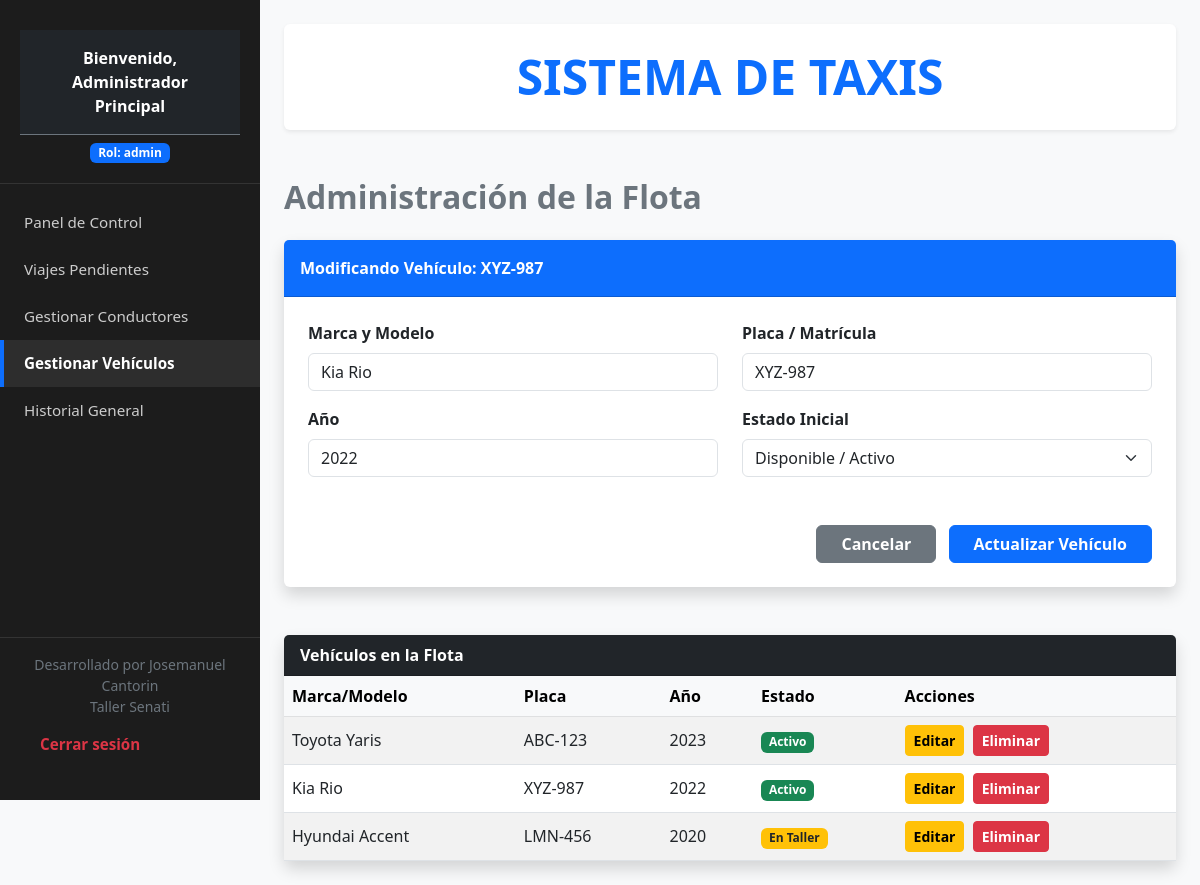
/menu.php?edit_vehiculo=2 (signed in), run on the app's committed database.
### tables this page shows
CREATE TABLE `vehiculos` (
  `id_vehiculo` int(11) NOT NULL,
  `id_conductor` int(11) DEFAULT NULL,
  `modelo` varchar(100) NOT NULL,
  `placa` varchar(15) NOT NULL,
  `anio` int(11) NOT NULL,
  `color` varchar(30) NOT NULL,
  `estado_vehiculo` enum('activo','taller','inactivo') DEFAULT 'activo'
);

### menu.php (the view, shortened to what this page needs)
<?php
require 'conexion.php';
$lista_vehiculos = $pdo->query("SELECT * FROM vehiculos")->fetchAll(PDO::FETCH_ASSOC);
$v_edit = ['id_vehiculo'=>'', 'modelo'=>'', 'placa'=>'', 'anio'=>'', 'estado_vehiculo'=>'activo'];
if(isset($_GET['edit_vehiculo'])){
    $stmt = $pdo->prepare("SELECT * FROM vehiculos WHERE id_vehiculo=?");
    $stmt->execute([$_GET['edit_vehiculo']]);
    if($row = $stmt->fetch(PDO::FETCH_ASSOC)) $v_edit = $row;
}
?>
<!DOCTYPE html>
<html lang="es">
<head>
  <link href="https://cdn.jsdelivr.net/npm/bootstrap@5.3.0/dist/css/bootstrap.min.css" rel="stylesheet" />
  <link rel="stylesheet" href="style.css">
</head>
<body>
  <div class="sidebar d-flex flex-column justify-content-between">
    <div>
      <div class="user-profile text-center">
        <div class="fw-bold text-white p-3 bg-dark border-bottom border-secondary">
            Bienvenido,<br> <?= htmlspecialchars($_SESSION['nombre_completo']); ?>
        </div>
        <span class="badge bg-primary mt-2">Rol: <?= htmlspecialchars($_SESSION['rol']); ?></span>
      </div>
      <div class="nav flex-column nav-pills" id="v-pills-tab" role="tablist" aria-orientation="vertical">
        <button class="nav-link active" id="tab-dashboard" data-bs-toggle="tab" data-bs-target="#sec-dashboard" type="button">Panel de Control</button>
        <button class="nav-link" id="tab-pendientes" data-bs-toggle="tab" data-bs-target="#sec-pendientes" type="button">Viajes Pendientes</button>
        <button class="nav-link" id="tab-conductores" data-bs-toggle="tab" data-bs-target="#sec-conductores" type="button">Gestionar Conductores</button>
        <button class="nav-link" id="tab-vehiculos" data-bs-toggle="tab" data-bs-target="#sec-vehiculos" type="button">Gestionar Vehículos</button>
        <button class="nav-link" id="tab-historial" data-bs-toggle="tab" data-bs-target="#sec-historial" type="button">Historial General</button>
      </div>
    </div>
    <div class="logout-section p-3 text-center">
        <small class="text-secondary mb-2 d-block">Desarrollado por Josemanuel Cantorin<br>Taller Senati</small>
        <a href="logout.php" class="nav-link text-danger fw-bold py-2">Cerrar sesión</a>
    </div>
  </div>
  <div class="content-area p-4">
    <header class="text-center py-4 bg-white shadow-sm mb-5 rounded">
      <div class="container">
        <h1 class="display-5 fw-bold text-primary m-0">SISTEMA DE TAXIS</h1>
      </div>
    </header>
    <div class="tab-content" id="v-pills-tabContent">
      <div class="tab-pane fade <?= isset($_GET['edit_vehiculo']) ? 'show active' : '' ?>" id="sec-vehiculos" role="tabpanel">
        <h2 class="mb-4 fw-bold text-secondary">Administración de la Flota</h2>
        <form action="procesar_vehiculo.php" method="POST" class="mb-5">
          <div class="card shadow border-0 rounded bg-white">
            <div class="card-header bg-primary text-white fw-bold py-3">
               <?= empty($v_edit['id_vehiculo']) ? 'Registrar Nuevo Vehículo' : 'Modificando Vehículo: ' . htmlspecialchars($v_edit['placa']) ?>
            </div>
            <div class="card-body p-4 row">
              <div class="col-md-6 mb-3">
                <label class="form-label fw-bold">Marca y Modelo</label>
                <input type="text" name="modelo" class="form-control" required placeholder="Ej: Toyota Corolla" value="<?= htmlspecialchars($v_edit['modelo']) ?>">
              </div>
              <div class="col-md-6 mb-3">
                <label class="form-label fw-bold">Placa / Matrícula</label>
                <input type="text" name="placa" class="form-control" required placeholder="Ej: ABC-123" value="<?= htmlspecialchars($v_edit['placa']) ?>">
              </div>
              <div class="col-md-6 mb-3">
                <label class="form-label fw-bold">Año</label>
                <input type="number" name="anio" class="form-control" required placeholder="Ej: 2024" value="<?= htmlspecialchars($v_edit['anio']) ?>">
              </div>
              <div class="col-md-6 mb-3">
                <label class="form-label fw-bold">Estado Inicial</label>
                <select name="estado_vehiculo" class="form-select" required>
                  <option value="activo" <?= $v_edit['estado_vehiculo'] == 'activo' ? 'selected' : '' ?>>Disponible / Activo</option>
                </select>
              </div>
            </div>
            <div class="card-footer bg-transparent border-0 text-end pe-4 pb-4">
              <?php if($v_edit['id_vehiculo']): ?>
                <a href="menu.php" class="btn btn-secondary fw-bold px-4 me-2">Cancelar</a>
              <?php endif; ?>
              <button type="submit" class="btn btn-primary fw-bold px-4"><?= empty($v_edit['id_vehiculo']) ? 'Guardar Vehículo' : 'Actualizar Vehículo' ?></button>
            </div>
          </div>
        </form>
        <div class="card shadow border-0 rounded bg-white">
          <div class="card-header bg-dark text-white fw-bold">Vehículos en la Flota</div>
          <div class="card-body p-0">
            <div class="table-responsive">
              <table class="table table-striped table-hover align-middle mb-0">
                <thead class="table-light">
                  <tr>
                    <th>Marca/Modelo</th>
                    <th>Placa</th>
                    <th>Año</th>
                    <th>Estado</th>
                    <th>Acciones</th>
                  </tr>
                </thead>
                <tbody>
                  <?php foreach ($lista_vehiculos as $vehiculo): ?>
                  <tr>
                    <td><?= htmlspecialchars($vehiculo['modelo']) ?></td>
                    <td><?= htmlspecialchars($vehiculo['placa']) ?></td>
                    <td><?= htmlspecialchars($vehiculo['anio']) ?></td>
                    <td>
                        <?php if($vehiculo['estado_vehiculo'] == 'activo'): ?>
                            <span class="badge bg-success">Activo</span>
                        <?php elseif($vehiculo['estado_vehiculo'] == 'taller'): ?>
                            <span class="badge bg-warning text-dark">En Taller</span>
                        <?php else: ?>
                            <span class="badge bg-secondary">Inactivo</span>
                        <?php endif; ?>
                    </td>
                    <td>
                      <a href="menu.php?edit_vehiculo=<?= $vehiculo['id_vehiculo'] ?>" class="btn btn-sm btn-warning fw-bold me-1">Editar</a>
                      <a href="eliminar_vehiculo.php?id=<?= $vehiculo['id_vehiculo'] ?>" class="btn btn-sm btn-danger fw-bold" onclick="return confirm('¿Seguro que deseas eliminar este vehículo?');">Eliminar</a>
                    </td>
                  </tr>
                  <?php endforeach; ?>
                </tbody>
              </table>
            </div>
          </div>
        </div>
      </div>
    </div>
  </div>
</body>
</html>

### style.css (style rules this page uses)
body { min-height: 100vh; overflow-x: hidden; background-color: #f8f9fa; }
.sidebar { width: 260px; height: 100vh; position: fixed; top: 0; left: 0; background-color: #1c1c1c; color: #ffffff; padding-top: 20px; z-index: 1000; }
.content-area { margin-left: 260px; padding: 30px; min-height: 100vh; }
.sidebar .nav-link { color: #cccccc; padding: 12px 20px; font-size: 0.95rem; border-left: 4px solid transparent; border-radius: 0; text-align: left; }
.sidebar .nav-link.active { background-color: #2d2d2d; color: #ffffff !important; border-left: 4px solid #0d6efd; font-weight: bold; }
.user-profile { padding: 10px 20px 20px 20px; border-bottom: 1px solid #333333; margin-bottom: 15px; }
.logout-section { position: absolute; bottom: 20px; width: 100%; border-top: 1px solid #333333; padding-top: 15px; }

### data on the page
vehiculos: placa "XYZ-987", modelo "Kia Rio", anio "2022", estado_vehiculo "Disponible / Activo"
vehiculos: modelo "Toyota Yaris", placa "ABC-123", anio "2023", estado_vehiculo "Activo"
vehiculos: modelo "Hyundai Accent", placa "LMN-456", anio "2020", estado_vehiculo "En Taller"

### other printed values
$_SESSION['nombre_completo'] "Administrador Principal"
$_SESSION['rol'] "admin"
